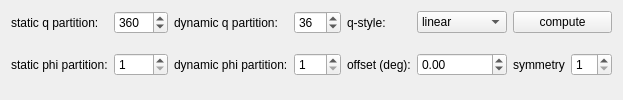
           <widget class="QWidget" name="tab_9">
            <attribute name="title">
             <string>q-phi</string>
            </attribute>
            <layout class="QGridLayout" name="gridLayout_32">
             <item row="0" column="0">
              <layout class="QGridLayout" name="gridLayout_6">
               <item row="1" column="6" rowspan="2">
                <widget class="QDoubleSpinBox" name="doubleSpinBox_phi_offset">
                 <property name="minimum">
                  <double>-180.000000000000000</double>
                 </property>
                 <property name="maximum">
                  <double>180.000000000000000</double>
                 </property>
                </widget>
               </item>
               <item row="1" column="5" rowspan="2">
                <widget class="QLabel" name="label_43">
                 <property name="text">
                  <string>offset (deg):</string>
                 </property>
                </widget>
               </item>
               <item row="1" column="3" rowspan="2">
                <widget class="QLabel" name="label_13">
                 <property name="text">
                  <string>dynamic phi partition:</string>
                 </property>
                </widget>
               </item>
               <item row="1" column="2" rowspan="2">
                <widget class="QSpinBox" name="sb_spnum">
                 <property name="minimum">
                  <number>1</number>
                 </property>
                 <property name="maximum">
                  <number>9999</number>
                 </property>
                 <property name="value">
                  <number>1</number>
                 </property>
                </widget>
               </item>
               <item row="0" column="2">
                <widget class="QSpinBox" name="sb_sqnum">
                 <property name="minimum">
                  <number>2</number>
                 </property>
                 <property name="maximum">
                  <number>9999</number>
                 </property>
                 <property name="value">
                  <number>360</number>
                 </property>
                </widget>
               </item>
               <item row="0" column="1">
                <widget class="QLabel" name="label">
                 <property name="text">
                  <string>static q partition:</string>
                 </property>
                </widget>
               </item>
               <item row="0" column="6">
                <widget class="QComboBox" name="partition_style">
                 <item>
                  <property name="text">
                   <string>linear</string>
                  </property>
                 </item>
                 <item>
                  <property name="text">
                   <string>logarithmic</string>
                  </property>
                 </item>
                </widget>
               </item>
               <item row="1" column="1" rowspan="2">
                <widget class="QLabel" name="label_12">
                 <property name="text">
                  <string>static phi partition:</string>
                 </property>
                </widget>
               </item>
               <item row="0" column="4">
                <widget class="QSpinBox" name="sb_dqnum">
                 <property name="minimum">
                  <number>1</number>
                 </property>
                 <property name="maximum">
                  <number>999</number>
                 </property>
                 <property name="value">
                  <number>36</number>
                 </property>
                </widget>
               </item>
               <item row="0" column="3">
                <widget class="QLabel" name="label_10">
                 <property name="text">
                  <string>dynamic q partition:</string>
                 </property>
                </widget>
               </item>
               <item row="0" column="5">
                <widget class="QLabel" name="label_20">
                 <property name="text">
                  <string>q-style:</string>
                 </property>
                </widget>
               </item>
               <item row="1" column="4" rowspan="2">
                <widget class="QSpinBox" name="sb_dpnum">
                 <property name="minimum">
                  <number>1</number>
                 </property>
                 <property name="maximum">
                  <number>999</number>
                 </property>
                 <property name="value">
                  <number>1</number>
                 </property>
                </widget>
               </item>
               <item row="1" column="7" rowspan="2">
                <widget class="QLabel" name="label_41">
                 <property name="text">
                  <string>symmetry</string>
                 </property>
                </widget>
               </item>
               <item row="1" column="8" rowspan="2">
                <widget class="QSpinBox" name="spinBox_symmetry_fold">
                 <property name="minimum">
                  <number>1</number>
                 </property>
                 <property name="maximum">
                  <number>12</number>
                 </property>
                </widget>
               </item>
               <item row="0" column="7" colspan="2">
                <widget class="QPushButton" name="btn_compute_qpartition">
                 <property name="text">
                  <string>compute</string>
                 </property>
                </widget>
               </item>
              </layout>
             </item>
            </layout>
           </widget>
